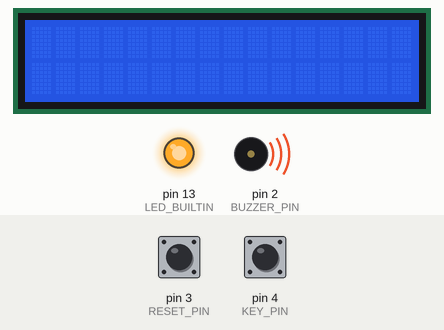
Simulated run of this sketch. Board: Arduino Uno, built with avr-gcc and run on an emulated ATmega328P. Shown: 16×2 character LCD, output pins drawn as LEDs (lit = HIGH), buzzer (waves = sounding). The inputs (shaded band) are chosen by the test bench; at power-on: pin 4 (KEY_PIN) LOW, pin 3 (RESET_PIN) HIGH.

Above: at 1.2 s.
1.3 s: pin 4 (KEY_PIN) pulled HIGH for 0.15 s
At 2.2 s:
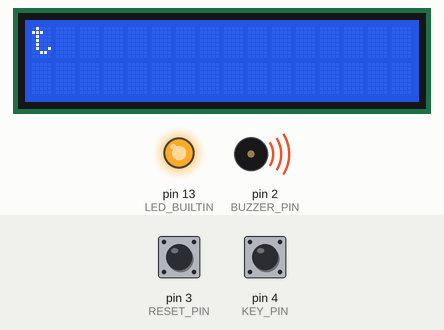
3.3 s: pin 4 (KEY_PIN) pulled HIGH for 1 s
At 5.3 s:
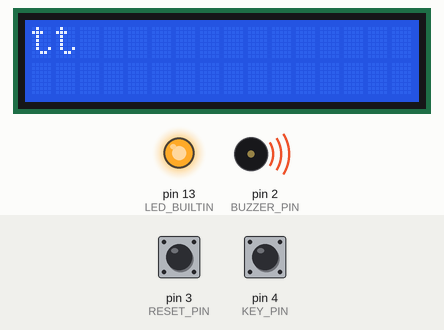
5.8 s: pin 4 (KEY_PIN) pulled HIGH for 0.15 s
At 6.9 s:
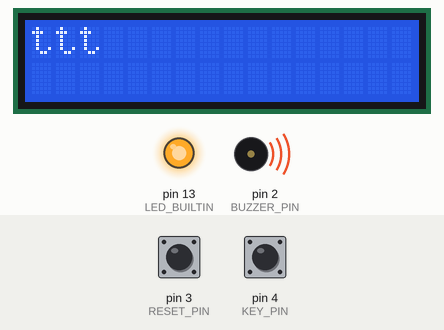
7.8 s: pin 4 (KEY_PIN) pulled HIGH for 3.2 s
At 9.6 s:
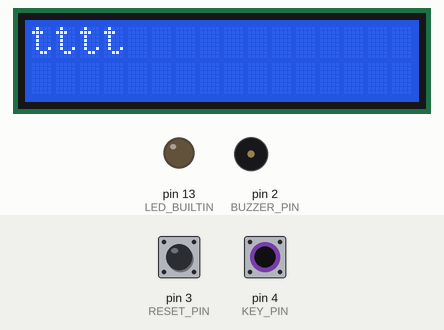
12.5 s: pin 4 (KEY_PIN) pulled HIGH for 0.15 s
At 14.2 s:
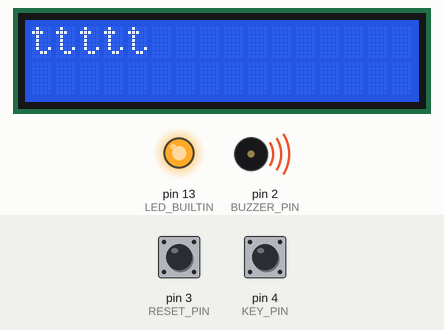
14.5 s: pin 4 (KEY_PIN) pulled HIGH for 1 s
At 16.2 s:
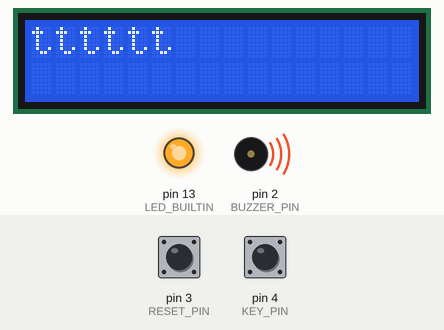
Timing chart, 0 to 17.7 s (numbered marks = the images above; inputs shaded):
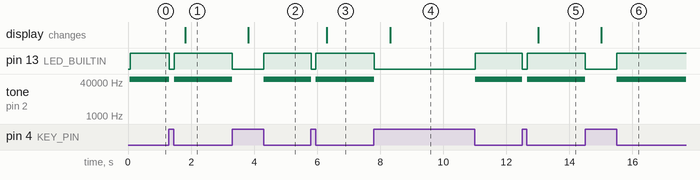

Measured:
- after the input at 1.3 s, pin 13 (LED_BUILTIN): HIGH → LOW at once, → HIGH 0.15 s later; tone on pin 2 (BUZZER_PIN): 55000 Hz → silent at once, → 55000 Hz 0.15 s later; the display: changes after 0.51 s (image 1)
- after the input at 3.3 s, pin 13 (LED_BUILTIN): HIGH → LOW at once, → HIGH 1.0 s later; tone on pin 2 (BUZZER_PIN): 55000 Hz → silent at once, → 55000 Hz 1.0 s later; the display: changes after 0.51 s (image 2)
- after the input at 5.8 s, pin 13 (LED_BUILTIN): HIGH → LOW at once, → HIGH 0.15 s later; tone on pin 2 (BUZZER_PIN): 55000 Hz → silent at once, → 55000 Hz 0.15 s later; the display: changes after 0.51 s (image 3)
- after the input at 7.8 s, pin 13 (LED_BUILTIN): HIGH → LOW at once, → HIGH 3.2 s later; tone on pin 2 (BUZZER_PIN): 55000 Hz → silent at once, → 55000 Hz 3.2 s later; the display: changes after 0.51 s (image 4)
- after the input at 12.5 s, pin 13 (LED_BUILTIN): HIGH → LOW at once, → HIGH 0.15 s later; tone on pin 2 (BUZZER_PIN): 55000 Hz → silent at once, → 55000 Hz 0.15 s later; the display: changes after 0.51 s (image 5)
- after the input at 14.5 s, pin 13 (LED_BUILTIN): HIGH → LOW at once, → HIGH 1.0 s later; tone on pin 2 (BUZZER_PIN): 55000 Hz → silent at once, → 55000 Hz 1.0 s later; the display: changes after 0.51 s (image 6)

The sketch:

CWDecoder.ino
```cpp
#include <LiquidCrystal.h>
#define BUZZER_PIN 2 // Buzzer pin
#define KEY_PIN 4 // Straight key pin
#define RESET_PIN 3 // Reset push button
#define DELIM "*" // Delimiter to split a word
#define LCD_NUM_ROWS 2
#define LCD_NUM_COLS 16


typedef struct Button {
  const uint8_t pin = KEY_PIN;
  const uint8_t debounce = 10;
  uint64_t counter = 0; // How long button has been pressed
  // {prev,current}State variables are used to determine state switch
  uint8_t prevState = LOW;
  uint8_t currentState;
} Button_t;

const uint8_t rs = 5, en = 6, d4 = 7, d5 = 8, d6 = 9, d7 = 10;
LiquidCrystal lcd(rs, en, d4, d5, d6, d7); // Setup display
Button_t key; // create a new button instance
const uint8_t shortPress = 50; // ms for a short press(dit)
const uint8_t longPress = 200; // ms for a long press(dah)
const uint16_t wpm = 500; // words-per-minutes(500 ~ 20 wpm, counter isn't accurate FIXME:)
uint64_t timeLast = 0; // ms since last word
bool alreadyTranslated = true; // To prevent adding sampling
int16_t pos = -1; // default value means empty buffer
char buf[10]; // A buffer to store data for conversion
uint8_t currentColNum; // Current column number
uint8_t currentRowNum; // Current row number

// Internal function
void buttonEvent(uint8_t type_of_event);
void translate();
char converter(const char *ch);

void setup() {
  pinMode(BUZZER_PIN, OUTPUT);
  pinMode(key.pin, INPUT);
  pinMode(LED_BUILTIN, OUTPUT);
  pinMode(RESET_PIN, INPUT);
  lcd.begin(16, 2);
  lcd.setCursor(0, 0);
  tone(BUZZER_PIN, 55000, 200); // beep for 200 ms at start
}

void loop() {

  // If reset button is pressed, reset lcd
  if(!digitalRead(RESET_PIN)) {
    lcd.clear();
    currentColNum = currentRowNum = 0;
  }

  // Read key current state
  key.currentState = !digitalRead(key.pin);

  // Check if state is changed
  if(key.currentState != key.prevState) {
    // Dirty hack for mechanical deboucing(a Schmitt trigger would be a better solution)
    delay(key.debounce);
    // In case of a bounce, update currentStatus
    key.currentState = !digitalRead(key.pin);
    if(key.currentState == HIGH) {
      // Start tone generator and turn on the LED
      tone(BUZZER_PIN, 55000);
      digitalWrite(LED_BUILTIN, HIGH);
      // Record when button was pressed
      key.counter = millis();
    } else if(key.currentState == LOW) {
      // Button is no longer pressed, get how long it was
      // in previous state(ie how long it was pressed)
      uint64_t currentTime = millis();
      // If active key time is at least equal to short press time and lower than long press time
      // then handle a short press event
      if(((currentTime - key.counter) >= shortPress) && (currentTime - key.counter) < longPress)
        buttonEvent(0); // Handle a short press
      else if((currentTime - key.counter) >= longPress) // Otherwise
        buttonEvent(1); // Handle a long press

      // Update time since last word
      timeLast = millis();
      // Disable tone generator and turn dff the LED
      noTone(BUZZER_PIN);
      digitalWrite(LED_BUILTIN, LOW);
    }
    // Then update previous state for the next iteration
    key.prevState = key.currentState;
  }

  /* if endTime-starTime (time since last keystroke)
  is greater than "word-per-minutes" time and
  buffer is empty, translate the last word.
  Buffer must not be empty to prevent sampling
  when there are no data at all.
  Also, in order to prevent multiple sampling
  we need a boolean flag */
  if(((millis() - timeLast) > wpm) && (pos != -1) && !alreadyTranslated) {
    translate();
    alreadyTranslated = true; // Set flag to true(i.e. do not add another marker)
  }

  /* Even if buffer overflows are very uncommon
    (since we empty the buffer after each word),
    a dumb user could write n characters one
    behind the other(where n = sizeof(buf)). */
  if(pos >= 10) {
    memset(buf, 0, sizeof(buf));
    pos = -1;
  }
}

void buttonEvent(uint8_t type_of_event) {
  if(type_of_event == 0) { // short press
    buf[++pos] = '.'; // Add a 'dit' to the buffer
    alreadyTranslated = false; // Set flag to false(i.e. sample the word at next iteration)
  } else if(type_of_event == 1) { // long press
    buf[++pos] = '-'; // Add a 'dah' to the buffer
    alreadyTranslated = false; // Set flag to false(i.e. sample the word at next iteration)
  }
}

void translate() {
  // Translate word
  char translatedWord = converter(buf);

  if(currentColNum == 16) { // if we reached the end of current line
    if(currentRowNum == 1) { // and If we already are on second line
      lcd.clear(); // Clear the screen and set cursor to (0,0)
      currentColNum = currentRowNum = 0; // Reset counters
    } else { // otherwise just go to the next row
      currentColNum = 0; // Reset column pos
      lcd.setCursor(currentColNum, ++currentRowNum); // Set cursor at next line
    }
  }
  // print character to the screen
  lcd.print(translatedWord);
  // Go to the next column
  currentColNum++;
  // Empty buffer
  memset(buf, 0, sizeof(buf));
  pos = -1;
}

char converter(const char *ch) {
    // Letters
    if(!strcmp(ch, ".-")) { return 'a'; }
    else if(!strcmp(ch, "-...")) { return 'b'; }
    else if(!strcmp(ch, "-.-.")) { return 'c'; }
    else if(!strcmp(ch, "-..")) { return 'd'; }
    else if(!strcmp(ch, ".")) { return 'e'; }
    else if(!strcmp(ch, "..-.")) { return 'f'; }
    else if(!strcmp(ch, "--.")) { return 'g'; }
    else if(!strcmp(ch, "....")) { return 'h'; }
    else if(!strcmp(ch, "..")) { return 'i'; }
    else if(!strcmp(ch, ".---")) { return 'j'; }
    else if(!strcmp(ch, "-.-")) { return 'k'; }
    else if(!strcmp(ch, ".-..")) { return 'l'; }
    else if(!strcmp(ch, "--")) { return 'm'; }
    else if(!strcmp(ch, "-.")) { return 'n'; }
    else if(!strcmp(ch, "---")) { return 'o'; }
    else if(!strcmp(ch, ".--.")) { return 'p'; }
    else if(!strcmp(ch, "--.-")) { return 'q'; }
    else if(!strcmp(ch, ".-.")) { return 'r'; }
    else if(!strcmp(ch, "...")) { return 's'; }
    else if(!strcmp(ch, "-")) { return 't'; }
    else if(!strcmp(ch, "..-")) { return 'u'; }
    else if(!strcmp(ch, "...-")) { return 'v'; }
    else if(!strcmp(ch, ".--")) { return 'w'; }
    else if(!strcmp(ch, "-..-")) { return 'x'; }
    else if(!strcmp(ch, "-.--")) { return 'y'; }
    else if(!strcmp(ch, "--..")) { return 'z'; }
    // Numerals
    else if(!strcmp(ch, "-----")) { return '0'; }
    else if(!strcmp(ch, ".----")) { return '1'; }
    else if(!strcmp(ch, "..---")) { return '2'; }
    else if(!strcmp(ch, "...--")) { return '3'; }
    else if(!strcmp(ch, "....-")) { return '4'; }
    else if(!strcmp(ch, ".....")) { return '5'; }
    else if(!strcmp(ch, "-....")) { return '6'; }
    else if(!strcmp(ch, "--...")) { return '7'; }
    else if(!strcmp(ch, "---..")) { return '8'; }
    else if(!strcmp(ch, "----.")) { return '9'; }
}
```
